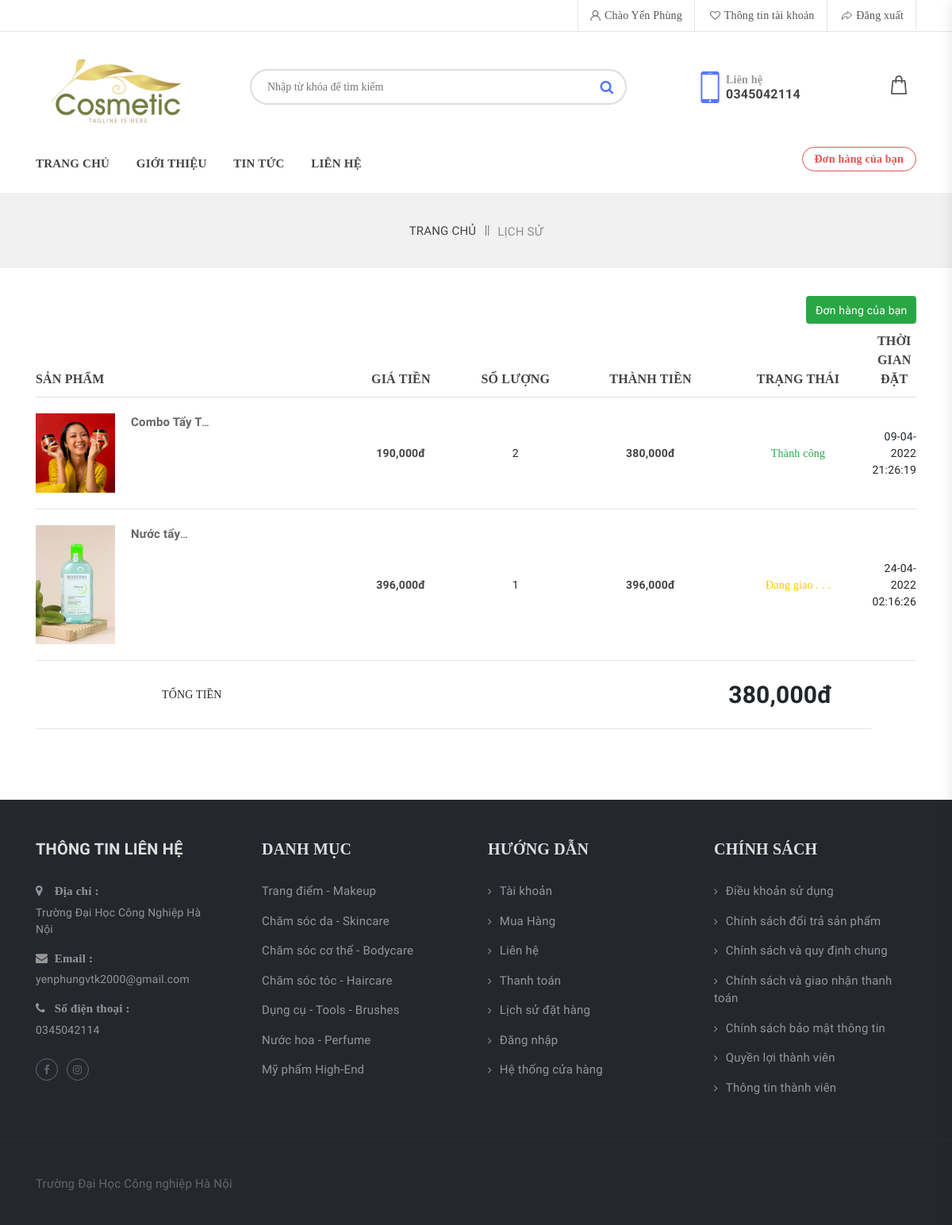
The page /webmypham/lichsu.php (signed in) on the database as committed earlier.
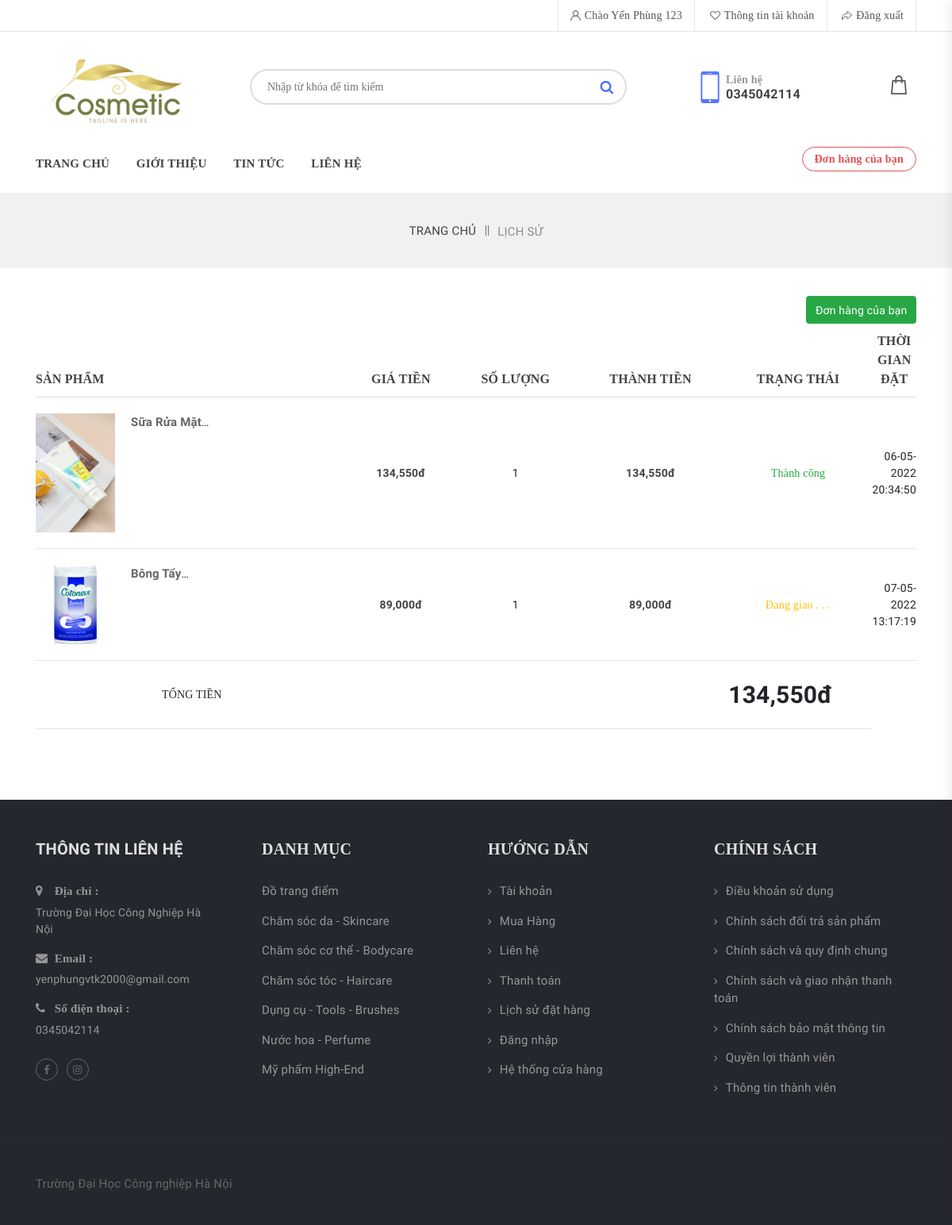
The same page on the database as committed later.
### tables this page shows
CREATE TABLE `taikhoan` (
  `id` int(11) NOT NULL,
  `taikhoan` varchar(55) NOT NULL,
  `matkhau` varchar(55) NOT NULL,
  `hoten` varchar(100) NOT NULL,
  `sdt` text NOT NULL,
  `anh` text NOT NULL,
  `phanquyen` int(11) NOT NULL DEFAULT 0
);

CREATE TABLE `donhang` (
  `id` int(11) NOT NULL,
  `id_sanpham` int(11) NOT NULL,
  `id_taikhoan` int(11) NOT NULL,
  `gia` int(11) NOT NULL,
  `soluong` int(11) NOT NULL,
  `tongtien` int(11) NOT NULL,
  `anh1` text NOT NULL,
  `status` int(11) NOT NULL,
  `diachi` text DEFAULT NULL,
  `thoigian` text DEFAULT NULL
);

CREATE TABLE `sanpham` (
  `id` int(11) NOT NULL,
  `id_danhmuc` int(11) NOT NULL,
  `masx` int(11) NOT NULL,
  `ten` varchar(255) NOT NULL,
  `gia` int(11) NOT NULL,
  `giakm` int(11) NOT NULL,
  `anh1` text NOT NULL,
  `anh2` text NOT NULL,
  `anh3` text NOT NULL,
  `chitiet` text NOT NULL,
  `luotxem` int(11) NOT NULL,
  `status` int(11) NOT NULL DEFAULT 0
);

CREATE TABLE `danhmuc` (
  `id` int(11) NOT NULL,
  `danhmuc` varchar(255) NOT NULL
);

### webmypham/admin/connect.php (called while the page is built, shortened)
<?php
function selectAll($sql)
{
    $result = $GLOBALS['conn']->query($sql);
    return $result;
}
function rowCount($sql){
    $result =  $GLOBALS['conn']->query($sql);
    return $result->rowCount();
}
?>

### webmypham/lichsu.php (the view, shortened to what the changed rows need)
<?php
    include './admin/connect.php';
?>
<!doctype html>
<html class="no-js" lang="zxx">
<head>
        <link rel="stylesheet" href="./css/assets/bootstrap.min.css">
        <link rel="stylesheet" href="./css/assets/font-awesome.min.css">
        <link rel="stylesheet" href="./css/assets/animate.css">
        <link rel="stylesheet" href="./css/assets/owl.carousel.min.css">
        <link rel="stylesheet" href="./css/assets/normalize.css">
        <link rel="stylesheet" href="./css/style.css">
        <link rel="stylesheet" href="./css/assets/responsive.css">
    </head>
        <?php
            include 'header.php';
        ?>
        <section class="shopping-cart">
            <div class="container">
                <?php
                 if (isset($_COOKIE["user"])) {
                    $taikhoan = $_COOKIE["user"];
                    foreach (selectAll("SELECT * FROM taikhoan WHERE taikhoan='$taikhoan'") as $row) {
                        $idtaikhoan = $row['id'];
                    }
                ?>
                <form class="row" method="POST">
                    <div class="col-md-12">
                        <div class="cart-table table-responsive">
                                <?php
                                if (rowCount("SELECT * FROM donhang WHERE id_taikhoan=$idtaikhoan && status!=0") > 0) {
                                    ?>
                                    <table class="table">
                                    <thead>
                                        <tr>
                                            <th class="t-pro">Sản Phẩm</th>
                                            <th class="t-price">Giá Tiền</th>
                                            <th class="t-qty">Số lượng</th>
                                            <th class="t-total">Thành tiền</th>
                                            <th class="t-total">Trạng thái</th>
                                            <th class="t-rem">Thời gian đặt</th>
                                        </tr>
                                    </thead>
                                    <tbody>
                                    <?php
                                    foreach (selectAll("SELECT * FROM donhang WHERE id_taikhoan=$idtaikhoan && status!=0") as $item) {
                                        ?>
                                            <tr>
                                                <td class="t-pro d-flex">
                                                    <div class="t-img">
                                                        <a href="#"><img src="./images/<?= $item['anh1'] ?>" width="100" alt=""></a>
                                                    </div>
                                                    <div class="t-content">
                                                        <?php
                                                            foreach (selectAll("SELECT * FROM sanpham WHERE id={$item['id_sanpham']}") as $row) {
                                                                ?>
                                                                    <p class="t-heading" title="<?= $row['ten'] ?>" style="max-width:100px;display:-webkit-box;-webkit-line-clamp:1;-webkit-box-orient: vertical;overflow: hidden;text-overflow: ellipsis;word-break: break-word;"><a href="chitiet.php?id=<?= $row['id'] ?>"><?= $row['ten'] ?></a></p>
                                                                <?php
                                                            }
                                                        ?>
                                                    </div>
                                                </td>
                                                <td class="t-price"><p><?= number_format($item['gia']) ?>đ</p></td>
                                                <td class="t-qty">
                                                    <div class="qty-box">
                                                        <div class="buttons_added">
                                                            <p><?= $item['soluong'] ?></p>
                                                        </div>
                                                    </div>
                                                </td>
                                                <td class="t-total"><p><?= number_format($item['tongtien']) ?>đ</p></td>
                                                <td>
                                                    <?= $item['status']==1?'<span class="text-warning">Đang giao . . .</span>':'<span class="text-success">Thành công</span>' ?>
                                                </td>
                                                <td>
                                                    <p><?= $item['thoigian'] ?></p>
                                                </td>
                                            </tr>
                                            <?php
                                    }
                                    ?>
                                    <tr>
                                                <td colspan="4">
                                                <p style="padding-right:50px;font-weight:bold;font-size:30px;">
                                                    <?php
                                                        foreach (selectAll("SELECT SUM(tongtien) FROM donhang WHERE id_taikhoan=$idtaikhoan && status=2") as $item) {
                                                            $tongtien = $item['SUM(tongtien)'];
                                                            echo number_format($tongtien)."đ";
                                                        }
                                                    ?>
                                                </p>
                                                </td>
                                            </tr>
                                        </tbody>
                                    </table>
                                </div>
                            </div>
                            </div>
                                            <?php
                                        }else{
                                            ?>
                                                <h2>Giỏ hàng của bạn đang trống</h2>
                                            <?php
                                        }
                                        ?>
                <?php
                }
                ?>
        </section>
        <?php
            include 'footer.php';
        ?>
    </body>
</html>

### webmypham/header.php (shortened to what the changed rows need)
    <section class="top-bar">
    <div class="container">
        <div class="row">
            <div class="col-lg-6 col-md-8">
                <div class="top-right text-right">
                        <?php
                            if (isset($_COOKIE["user"])) {
                                $taikhoan = $_COOKIE["user"];
                                foreach (selectAll("SELECT * FROM taikhoan WHERE taikhoan='$taikhoan'") as $item) {
                                    $ten = $item['hoten'];
                                }
                                ?>
                                    <ul class="list-unstyled list-inline">
                                        <li class="list-inline-item"><a style="font-family: Tahoma;" href="#"><img src="images/user.png" alt="">Chào <?= $ten ?></a></li>
                                        <li class="list-inline-item"><a style="font-family: Tahoma;" href="thongtin.php"><img src="images/wishlist.png" alt="">Thông tin tài khoản</a></li>
                                        <li class="list-inline-item"><a style="font-family: Tahoma;" href="?checkout"><img src="images/checkout.png" alt="">Đăng xuất</a></li>
                                    </ul>
                                <?php
                            }
                        ?>
                </div>
            </div>
        </div>
    </div>
</section>

### webmypham/footer.php (shortened to what the changed rows need)
<section class="footer-top">
        <div class="container">
            <div class="row">
                <div class="col-md-3">
                    <div class="f-cat">
                        <ul class="list-unstyled">
                            <?php
                                foreach (selectAll("SELECT * FROM danhmuc LIMIT 7") as $item) {
                                    ?>
                                        <li><a href="danhmuc.php?id=<?= $item['id'] ?>"><?= $item['danhmuc'] ?></a></li>
                                    <?php
                                }
                            ?>
                        </ul>
                    </div>
                </div>
            </div>
        </div>
</section>

Rows that differ between the two databases and show on the page:
removed donhang: anh1 (picture), gia "190,000", soluong "2", tongtien "380,000", status "Thành công", thoigian "09-04-2022 21:26:19"
no longer on this page (row unchanged): sanpham: ten "Combo Tẩy…", shown under "190,000"
removed donhang: anh1 (picture), gia "396,000", soluong "1", tongtien "396,000", status "Đang giao . . .", thoigian "24-04-2022 02:16:26"
no longer on this page (row edited): sanpham: ten "Nước…", shown under "396,000"
changed taikhoan: hoten "Yến Phùng" → "Yến Phùng 123"
added donhang: anh1 (picture), gia "134,550", soluong "1", tongtien "134,550", status "Thành công", thoigian "06-05-2022 20:34:50"
now on this page (row edited): sanpham: ten "Sữa Rửa…", shown under "134,550"
added donhang: anh1 (picture), gia "89,000", soluong "1", tongtien "89,000", status "Đang giao . . .", thoigian "07-05-2022 13:17:19"
now on this page (row edited): sanpham: ten "Bông…", shown under "89,000"
changed danhmuc: danhmuc "Trang điểm - Makeup" → "Đồ trang điểm"
Other text that changed with them:
new list line: "134,550 đ"
list line gone: "380,000 đ"
